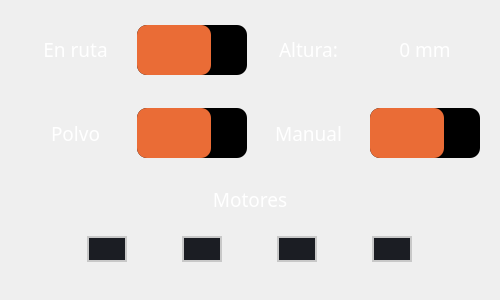
                             <widget class="QFrame" name="horizontalFrame">
                              <property name="minimumSize">
                               <size>
                                <width>500</width>
                                <height>300</height>
                               </size>
                              </property>
                              <property name="maximumSize">
                               <size>
                                <width>500</width>
                                <height>300</height>
                               </size>
                              </property>
                              <layout class="QVBoxLayout" name="verticalLayout_34">
                               <item>
                                <widget class="QWidget" name="verticalWidget_3" native="true">
                                 <property name="minimumSize">
                                  <size>
                                   <width>100</width>
                                   <height>0</height>
                                  </size>
                                 </property>
                                 <layout class="QHBoxLayout" name="horizontalLayout_66">
                                  <item>
                                   <widget class="QLabel" name="label_pitch_4">
                                    <property name="maximumSize">
                                     <size>
                                      <width>16777215</width>
                                      <height>25</height>
                                     </size>
                                    </property>
                                    <property name="font">
                                     <font>
                                      <family>Segoe UI Variable</family>
                                      <pointsize>14</pointsize>
                                     </font>
                                    </property>
                                    <property name="styleSheet">
                                     <string notr="true">color:rgb(255, 255, 255)</string>
                                    </property>
                                    <property name="text">
                                     <string>En ruta</string>
                                    </property>
                                    <property name="alignment">
                                     <set>Qt::AlignCenter</set>
                                    </property>
                                   </widget>
                                  </item>
                                  <item>
                                   <widget class="QProgressBar" name="progressBar_path">
                                    <property name="sizePolicy">
                                     <sizepolicy hsizetype="Preferred" vsizetype="Minimum">
                                      <horstretch>0</horstretch>
                                      <verstretch>0</verstretch>
                                     </sizepolicy>
                                    </property>
                                    <property name="minimumSize">
                                     <size>
                                      <width>0</width>
                                      <height>20</height>
                                     </size>
                                    </property>
                                    <property name="maximumSize">
                                     <size>
                                      <width>16777215</width>
                                      <height>50</height>
                                     </size>
                                    </property>
                                    <property name="styleSheet">
                                     <string notr="true">QProgressBar
{
border: solid grey;
border-radius: 10px;
background-color:rgb(0, 0, 0);
color: black;
}
QProgressBar::chunk 
{
background-color: #EA6C36;
border-radius :10px;
}
QProgressBar::font
{
color:rgb(255, 255, 255)
}</string>
                                    </property>
                                    <property name="value">
                                     <number>68</number>
                                    </property>
                                    <property name="alignment">
                                     <set>Qt::AlignCenter</set>
                                    </property>
                                    <property name="format">
                                     <string notr="true"/>
                                    </property>
                                   </widget>
                                  </item>
                                  <item>
                                   <widget class="QLabel" name="label_pitch_5">
                                    <property name="maximumSize">
                                     <size>
                                      <width>16777215</width>
                                      <height>25</height>
                                     </size>
                                    </property>
                                    <property name="font">
                                     <font>
                                      <family>Segoe UI Variable</family>
                                      <pointsize>14</pointsize>
                                     </font>
                                    </property>
                                    <property name="styleSheet">
                                     <string notr="true">color:rgb(255, 255, 255)</string>
                                    </property>
                                    <property name="text">
                                     <string>Altura:</string>
                                    </property>
                                    <property name="alignment">
                                     <set>Qt::AlignCenter</set>
                                    </property>
                                   </widget>
                                  </item>
                                  <item>
                                   <widget class="QLabel" name="label_altura">
                                    <property name="maximumSize">
                                     <size>
                                      <width>16777215</width>
                                      <height>25</height>
                                     </size>
                                    </property>
                                    <property name="font">
                                     <font>
                                      <family>Segoe UI Variable</family>
                                      <pointsize>14</pointsize>
                                     </font>
                                    </property>
                                    <property name="styleSheet">
                                     <string notr="true">color:rgb(255, 255, 255)</string>
                                    </property>
                                    <property name="text">
                                     <string>0 mm</string>
                                    </property>
                                    <property name="alignment">
                                     <set>Qt::AlignCenter</set>
                                    </property>
                                   </widget>
                                  </item>
                                 </layout>
                                </widget>
                               </item>
                               <item>
                                <widget class="QWidget" name="verticalWidget_2" native="true">
                                 <property name="minimumSize">
                                  <size>
                                   <width>100</width>
                                   <height>0</height>
                                  </size>
                                 </property>
                                 <layout class="QHBoxLayout" name="horizontalLayout_32">
                                  <item>
                                   <widget class="QLabel" name="label_pitch_3">
                                    <property name="maximumSize">
                                     <size>
                                      <width>16777215</width>
                                      <height>25</height>
                                     </size>
                                    </property>
                                    <property name="font">
                                     <font>
                                      <family>Segoe UI Variable</family>
                                      <pointsize>14</pointsize>
                                     </font>
                                    </property>
                                    <property name="styleSheet">
                                     <string notr="true">color:rgb(255, 255, 255)</string>
                                    </property>
                                    <property name="text">
                                     <string>Polvo</string>
                                    </property>
                                    <property name="alignment">
                                     <set>Qt::AlignCenter</set>
                                    </property>
                                   </widget>
                                  </item>
                                  <item>
                                   <widget class="QProgressBar" name="progressBar_polvo">
                                    <property name="sizePolicy">
                                     <sizepolicy hsizetype="Preferred" vsizetype="Minimum">
                                      <horstretch>0</horstretch>
                                      <verstretch>0</verstretch>
                                     </sizepolicy>
                                    </property>
                                    <property name="minimumSize">
                                     <size>
                                      <width>0</width>
                                      <height>20</height>
                                     </size>
                                    </property>
                                    <property name="maximumSize">
                                     <size>
                                      <width>16777215</width>
                                      <height>50</height>
                                     </size>
                                    </property>
                                    <property name="styleSheet">
                                     <string notr="true">QProgressBar
{
border: solid grey;
border-radius: 10px;
background-color:rgb(0, 0, 0);
color: black;
}
QProgressBar::chunk 
{
background-color: #EA6C36;
border-radius :10px;
}
QProgressBar::font
{
color:rgb(255, 255, 255)
}</string>
                                    </property>
                                    <property name="value">
                                     <number>68</number>
                                    </property>
                                    <property name="alignment">
                                     <set>Qt::AlignCenter</set>
                                    </property>
                                    <property name="format">
                                     <string notr="true"/>
                                    </property>
                                   </widget>
                                  </item>
                                  <item>
                                   <widget class="QLabel" name="label_pitch_7">
                                    <property name="maximumSize">
                                     <size>
                                      <width>16777215</width>
                                      <height>25</height>
                                     </size>
                                    </property>
                                    <property name="font">
                                     <font>
                                      <family>Segoe UI Variable</family>
                                      <pointsize>14</pointsize>
                                     </font>
                                    </property>
                                    <property name="styleSheet">
                                     <string notr="true">color:rgb(255, 255, 255)</string>
                                    </property>
                                    <property name="text">
                                     <string>Manual</string>
                                    </property>
                                    <property name="alignment">
                                     <set>Qt::AlignCenter</set>
                                    </property>
                                   </widget>
                                  </item>
                                  <item>
                                   <widget class="QProgressBar" name="progressBar_polvo_2">
                                    <property name="sizePolicy">
                                     <sizepolicy hsizetype="Preferred" vsizetype="Minimum">
                                      <horstretch>0</horstretch>
                                      <verstretch>0</verstretch>
                                     </sizepolicy>
                                    </property>
                                    <property name="minimumSize">
                                     <size>
                                      <width>0</width>
                                      <height>20</height>
                                     </size>
                                    </property>
                                    <property name="maximumSize">
                                     <size>
                                      <width>16777215</width>
                                      <height>50</height>
                                     </size>
                                    </property>
                                    <property name="styleSheet">
                                     <string notr="true">QProgressBar
{
border: solid grey;
border-radius: 10px;
background-color:rgb(0, 0, 0);
color: black;
}
QProgressBar::chunk 
{
background-color: #EA6C36;
border-radius :10px;
}
QProgressBar::font
{
color:rgb(255, 255, 255)
}</string>
                                    </property>
                                    <property name="value">
                                     <number>68</number>
                                    </property>
                                    <property name="alignment">
                                     <set>Qt::AlignCenter</set>
                                    </property>
                                    <property name="format">
                                     <string notr="true"/>
                                    </property>
                                   </widget>
                                  </item>
                                 </layout>
                                </widget>
                               </item>
                               <item>
                                <widget class="QWidget" name="verticalWidget" native="true">
                                 <property name="minimumSize">
                                  <size>
                                   <width>100</width>
                                   <height>0</height>
                                  </size>
                                 </property>
                                 <layout class="QVBoxLayout" name="verticalLayout_21">
                                  <item>
                                   <widget class="QLabel" name="label_pitch_2">
                                    <property name="maximumSize">
                                     <size>
                                      <width>16777215</width>
                                      <height>25</height>
                                     </size>
                                    </property>
                                    <property name="font">
                                     <font>
                                      <family>Segoe UI Variable</family>
                                      <pointsize>14</pointsize>
                                     </font>
                                    </property>
                                    <property name="styleSheet">
                                     <string notr="true">color:rgb(255, 255, 255)</string>
                                    </property>
                                    <property name="text">
                                     <string>Motores</string>
                                    </property>
                                    <property name="alignment">
                                     <set>Qt::AlignCenter</set>
                                    </property>
                                   </widget>
                                  </item>
                                  <item>
                                   <widget class="QWidget" name="widget" native="true">
                                    <layout class="QVBoxLayout" name="verticalLayout_86">
                                     <item>
                                      <widget class="QWidget" name="widget" native="true">
                                       <property name="maximumSize">
                                        <size>
                                         <width>16777215</width>
                                         <height>100</height>
                                        </size>
                                       </property>
                                       <layout class="QHBoxLayout" name="horizontalLayout_67">
                                        <item>
                                         <widget class="QProgressBar" name="progressBar_motor1">
                                          <property name="maximumSize">
                                           <size>
                                            <width>40</width>
                                            <height>40</height>
                                           </size>
                                          </property>
                                          <property name="styleSheet">
                                           <string notr="true">QProgressBar {
background-color: rgb(27, 29, 35);
color: rgb(200, 200, 200);
border-style: solid;
border-width: 2px;
border-radius: 14px;
text-align: center;
}
QProgressBar::chunk{
border-radius: 5px;
background-color: qlineargradient(spread:pad, x1:0, y1:0.511364, x2:1, y2:0.523, stop:0 rgba(244, 70, 17, 255), stop:1 rgba(255, 128, 0, 255));
}</string>
                                          </property>
                                          <property name="value">
                                           <number>0</number>
                                          </property>
                                          <property name="textVisible">
                                           <bool>false</bool>
                                          </property>
                                         </widget>
                                        </item>
                                        <item>
                                         <widget class="QProgressBar" name="progressBar_motor2">
                                          <property name="maximumSize">
                                           <size>
                                            <width>40</width>
                                            <height>40</height>
                                           </size>
                                          </property>
                                          <property name="styleSheet">
                                           <string notr="true">QProgressBar {
background-color: rgb(27, 29, 35);
color: rgb(200, 200, 200);
border-style: solid;
border-width: 2px;
border-radius: 14px;
text-align: center;
}
QProgressBar::chunk{
border-radius: 5px;
background-color: qlineargradient(spread:pad, x1:0, y1:0.511364, x2:1, y2:0.523, stop:0 rgba(244, 70, 17, 255), stop:1 rgba(255, 128, 0, 255));
}</string>
                                          </property>
                                          <property name="value">
                                           <number>0</number>
                                          </property>
                                          <property name="textVisible">
                                           <bool>false</bool>
                                          </property>
                                         </widget>
                                        </item>
                                        <item>
                                         <widget class="QProgressBar" name="progressBar_motor3">
                                          <property name="maximumSize">
                                           <size>
                                            <width>40</width>
                                            <height>40</height>
                                           </size>
                                          </property>
                                          <property name="styleSheet">
                                           <string notr="true">QProgressBar {
background-color: rgb(27, 29, 35);
color: rgb(200, 200, 200);
border-style: solid;
border-width: 2px;
border-radius: 14px;
text-align: center;
}
QProgressBar::chunk{
border-radius: 5px;
background-color: qlineargradient(spread:pad, x1:0, y1:0.511364, x2:1, y2:0.523, stop:0 rgba(244, 70, 17, 255), stop:1 rgba(255, 128, 0, 255));
}</string>
                                          </property>
                                          <property name="value">
                                           <number>0</number>
                                          </property>
                                          <property name="textVisible">
                                           <bool>false</bool>
                                          </property>
                                         </widget>
                                        </item>
                                        <item>
                                         <widget class="QProgressBar" name="progressBar_motor4">
                                          <property name="maximumSize">
                                           <size>
                                            <width>40</width>
                                            <height>40</height>
                                           </size>
                                          </property>
                                          <property name="styleSheet">
                                           <string notr="true">QProgressBar {
background-color: rgb(27, 29, 35);
color: rgb(200, 200, 200);
border-style: solid;
border-width: 2px;
border-radius: 14px;
text-align: center;
}
QProgressBar::chunk{
border-radius: 5px;
background-color: qlineargradient(spread:pad, x1:0, y1:0.511364, x2:1, y2:0.523, stop:0 rgba(244, 70, 17, 255), stop:1 rgba(255, 128, 0, 255));
}</string>
                                          </property>
                                          <property name="value">
                                           <number>0</number>
                                          </property>
                                          <property name="textVisible">
                                           <bool>false</bool>
                                          </property>
                                         </widget>
                                        </item>
                                       </layout>
                                      </widget>
                                     </item>
                                    </layout>
                                   </widget>
                                  </item>
                                 </layout>
                                </widget>
                               </item>
                              </layout>
                             </widget>
